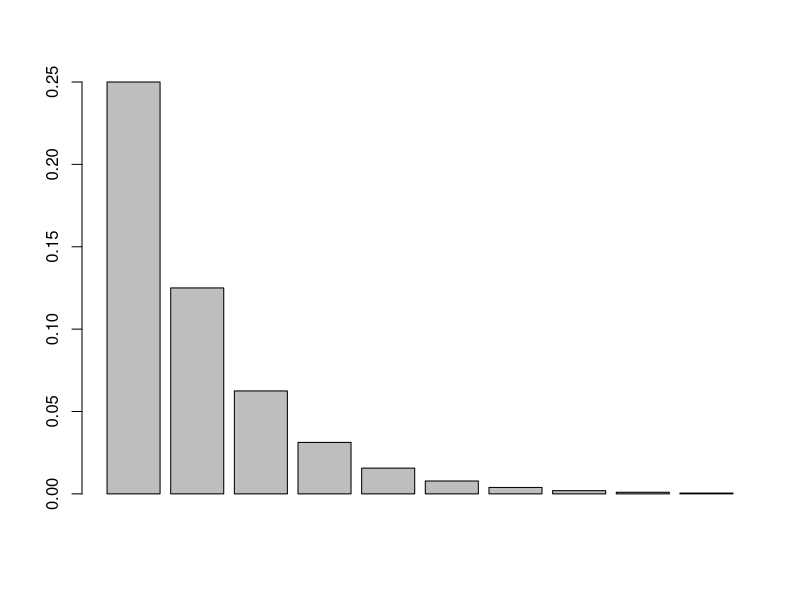
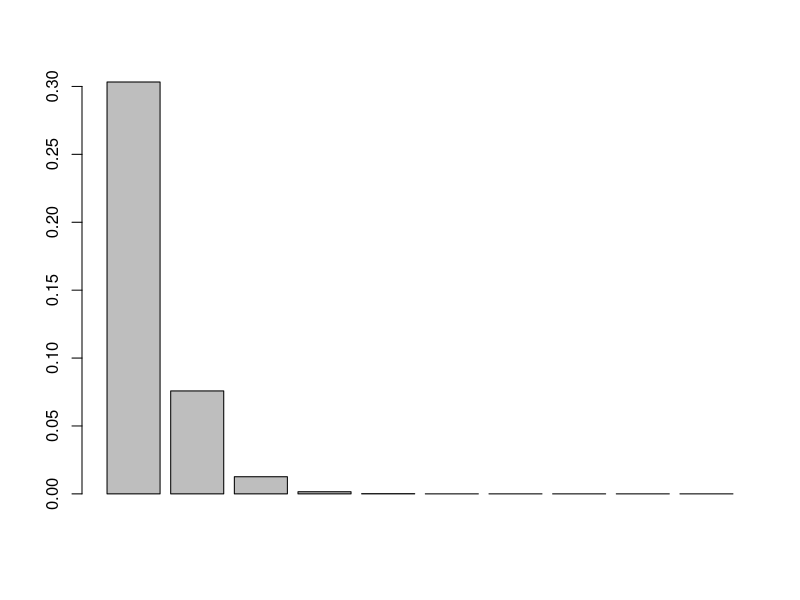

The R source for these figures, in order:
#9.
Geometric = function(p, n) {
  prob = dgeom(1:n, p);
  barplot(prob);
  prob;
}
Geometric(0.5, 10);

#10.
Poisson = function(lambda, n) {
  prob = dpois(1:n, lambda);
  barplot(prob);
  prob;
}
Poisson(0.5, 10);